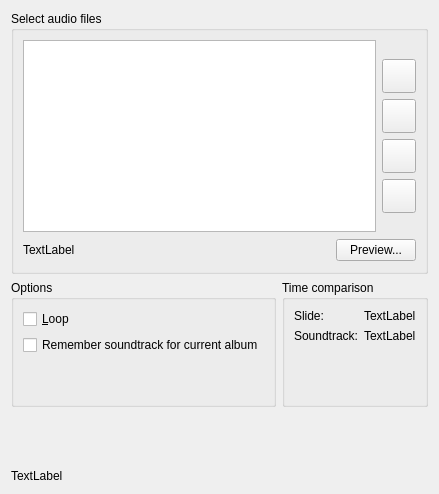
<?xml version="1.0" encoding="UTF-8"?>
<ui version="4.0">
 <class>SoundtrackDialog</class>
 <widget class="QWidget" name="SoundtrackDialog">
  <property name="geometry">
   <rect>
    <x>0</x>
    <y>0</y>
    <width>415</width>
    <height>494</height>
   </rect>
  </property>
  <layout class="QVBoxLayout" name="verticalLayout_5">
   <item>
    <widget class="QGroupBox" name="m_selectionGroupBox">
     <property name="sizePolicy">
      <sizepolicy hsizetype="Expanding" vsizetype="MinimumExpanding">
       <horstretch>0</horstretch>
       <verstretch>0</verstretch>
      </sizepolicy>
     </property>
     <property name="title">
      <string>Select audio files</string>
     </property>
     <layout class="QVBoxLayout" name="verticalLayout_3">
      <item>
       <layout class="QHBoxLayout" name="horizontalLayout_2">
        <item>
         <widget class="KIPIAdvancedSlideshowPlugin::ListSoundItems" name="m_SoundFilesListBox"/>
        </item>
        <item>
         <layout class="QVBoxLayout" name="verticalLayout">
          <item>
           <spacer name="spacer14_2">
            <property name="orientation">
             <enum>Qt::Vertical</enum>
            </property>
            <property name="sizeType">
             <enum>QSizePolicy::Expanding</enum>
            </property>
            <property name="sizeHint" stdset="0">
             <size>
              <width>28</width>
              <height>17</height>
             </size>
            </property>
           </spacer>
          </item>
          <item>
           <widget class="QPushButton" name="m_SoundFilesButtonUp">
            <property name="sizePolicy">
             <sizepolicy hsizetype="Fixed" vsizetype="Fixed">
              <horstretch>0</horstretch>
              <verstretch>0</verstretch>
             </sizepolicy>
            </property>
            <property name="minimumSize">
             <size>
              <width>34</width>
              <height>34</height>
             </size>
            </property>
            <property name="maximumSize">
             <size>
              <width>34</width>
              <height>34</height>
             </size>
            </property>
            <property name="sizeIncrement">
             <size>
              <width>6</width>
              <height>0</height>
             </size>
            </property>
            <property name="whatsThis">
             <string>Move the current image up in the portfolio list.</string>
            </property>
            <property name="text">
             <string/>
            </property>
           </widget>
          </item>
          <item>
           <widget class="QPushButton" name="m_SoundFilesButtonAdd">
            <property name="sizePolicy">
             <sizepolicy hsizetype="Minimum" vsizetype="Minimum">
              <horstretch>0</horstretch>
              <verstretch>0</verstretch>
             </sizepolicy>
            </property>
            <property name="minimumSize">
             <size>
              <width>34</width>
              <height>34</height>
             </size>
            </property>
            <property name="maximumSize">
             <size>
              <width>34</width>
              <height>34</height>
             </size>
            </property>
            <property name="whatsThis">
             <string>Add some image files to the portfolio list.</string>
            </property>
            <property name="text">
             <string/>
            </property>
           </widget>
          </item>
          <item>
           <widget class="QPushButton" name="m_SoundFilesButtonDelete">
            <property name="sizePolicy">
             <sizepolicy hsizetype="Minimum" vsizetype="Minimum">
              <horstretch>0</horstretch>
              <verstretch>0</verstretch>
             </sizepolicy>
            </property>
            <property name="minimumSize">
             <size>
              <width>34</width>
              <height>34</height>
             </size>
            </property>
            <property name="maximumSize">
             <size>
              <width>34</width>
              <height>34</height>
             </size>
            </property>
            <property name="whatsThis">
             <string>Remove some image files from the portfolio list.</string>
            </property>
            <property name="text">
             <string/>
            </property>
           </widget>
          </item>
          <item>
           <widget class="QPushButton" name="m_SoundFilesButtonDown">
            <property name="sizePolicy">
             <sizepolicy hsizetype="Minimum" vsizetype="Minimum">
              <horstretch>0</horstretch>
              <verstretch>0</verstretch>
             </sizepolicy>
            </property>
            <property name="minimumSize">
             <size>
              <width>34</width>
              <height>34</height>
             </size>
            </property>
            <property name="maximumSize">
             <size>
              <width>34</width>
              <height>34</height>
             </size>
            </property>
            <property name="whatsThis">
             <string>Move the current image down in the portfolio list.</string>
            </property>
            <property name="text">
             <string/>
            </property>
           </widget>
          </item>
          <item>
           <spacer name="spacer14">
            <property name="orientation">
             <enum>Qt::Vertical</enum>
            </property>
            <property name="sizeType">
             <enum>QSizePolicy::Expanding</enum>
            </property>
            <property name="sizeHint" stdset="0">
             <size>
              <width>28</width>
              <height>17</height>
             </size>
            </property>
           </spacer>
          </item>
         </layout>
        </item>
       </layout>
      </item>
      <item>
       <layout class="QHBoxLayout" name="horizontalLayout_3">
        <item>
         <widget class="QLabel" name="m_timeLabel">
          <property name="sizePolicy">
           <sizepolicy hsizetype="Expanding" vsizetype="Minimum">
            <horstretch>0</horstretch>
            <verstretch>0</verstretch>
           </sizepolicy>
          </property>
          <property name="text">
           <string comment="KDE::DoNotExtract">TextLabel</string>
          </property>
         </widget>
        </item>
        <item>
         <spacer name="horizontalSpacer_2">
          <property name="orientation">
           <enum>Qt::Horizontal</enum>
          </property>
          <property name="sizeHint" stdset="0">
           <size>
            <width>78</width>
            <height>24</height>
           </size>
          </property>
         </spacer>
        </item>
        <item>
         <widget class="QPushButton" name="m_previewButton">
          <property name="text">
           <string>Preview...</string>
          </property>
         </widget>
        </item>
       </layout>
      </item>
     </layout>
    </widget>
   </item>
   <item>
    <layout class="QHBoxLayout" name="horizontalLayout">
     <item>
      <widget class="QGroupBox" name="groupBox">
       <property name="sizePolicy">
        <sizepolicy hsizetype="MinimumExpanding" vsizetype="MinimumExpanding">
         <horstretch>0</horstretch>
         <verstretch>0</verstretch>
        </sizepolicy>
       </property>
       <property name="title">
        <string>Options</string>
       </property>
       <layout class="QVBoxLayout" name="verticalLayout_2">
        <item>
         <widget class="QCheckBox" name="m_loopCheckBox">
          <property name="text">
           <string>&amp;Loop</string>
          </property>
         </widget>
        </item>
        <item>
         <widget class="QCheckBox" name="m_rememberSoundtrack">
          <property name="text">
           <string>Remember soundtrack for current album</string>
          </property>
         </widget>
        </item>
        <item>
         <spacer name="verticalSpacer_3">
          <property name="orientation">
           <enum>Qt::Vertical</enum>
          </property>
          <property name="sizeHint" stdset="0">
           <size>
            <width>20</width>
            <height>40</height>
           </size>
          </property>
         </spacer>
        </item>
       </layout>
      </widget>
     </item>
     <item>
      <widget class="QGroupBox" name="groupBox_2">
       <property name="title">
        <string>Time comparison</string>
       </property>
       <layout class="QVBoxLayout" name="verticalLayout_4">
        <item>
         <layout class="QGridLayout" name="gridLayout">
          <item row="0" column="0">
           <widget class="QLabel" name="label">
            <property name="text">
             <string>Slide:</string>
            </property>
           </widget>
          </item>
          <item row="0" column="1">
           <widget class="QLabel" name="m_slideTimeLabel">
            <property name="text">
             <string comment="KDE::DoNotExtract">TextLabel</string>
            </property>
           </widget>
          </item>
          <item row="1" column="0">
           <widget class="QLabel" name="label_2">
            <property name="text">
             <string>Soundtrack:</string>
            </property>
           </widget>
          </item>
          <item row="1" column="1">
           <widget class="QLabel" name="m_soundtrackTimeLabel">
            <property name="text">
             <string comment="KDE::DoNotExtract">TextLabel</string>
            </property>
           </widget>
          </item>
         </layout>
        </item>
        <item>
         <spacer name="verticalSpacer">
          <property name="orientation">
           <enum>Qt::Vertical</enum>
          </property>
          <property name="sizeHint" stdset="0">
           <size>
            <width>20</width>
            <height>40</height>
           </size>
          </property>
         </spacer>
        </item>
       </layout>
      </widget>
     </item>
    </layout>
   </item>
   <item>
    <spacer name="verticalSpacer_2">
     <property name="orientation">
      <enum>Qt::Vertical</enum>
     </property>
     <property name="sizeHint" stdset="0">
      <size>
       <width>20</width>
       <height>60</height>
      </size>
     </property>
    </spacer>
   </item>
   <item>
    <widget class="QLabel" name="m_statusBarLabel">
     <property name="text">
      <string comment="KDE::DoNotExtract">TextLabel</string>
     </property>
    </widget>
   </item>
  </layout>
 </widget>
 <customwidgets>
  <customwidget>
   <class>KIPIAdvancedSlideshowPlugin::ListSoundItems</class>
   <extends>QListWidget</extends>
   <header>listsounditems.h</header>
  </customwidget>
 </customwidgets>
 <resources/>
 <connections/>
</ui>
